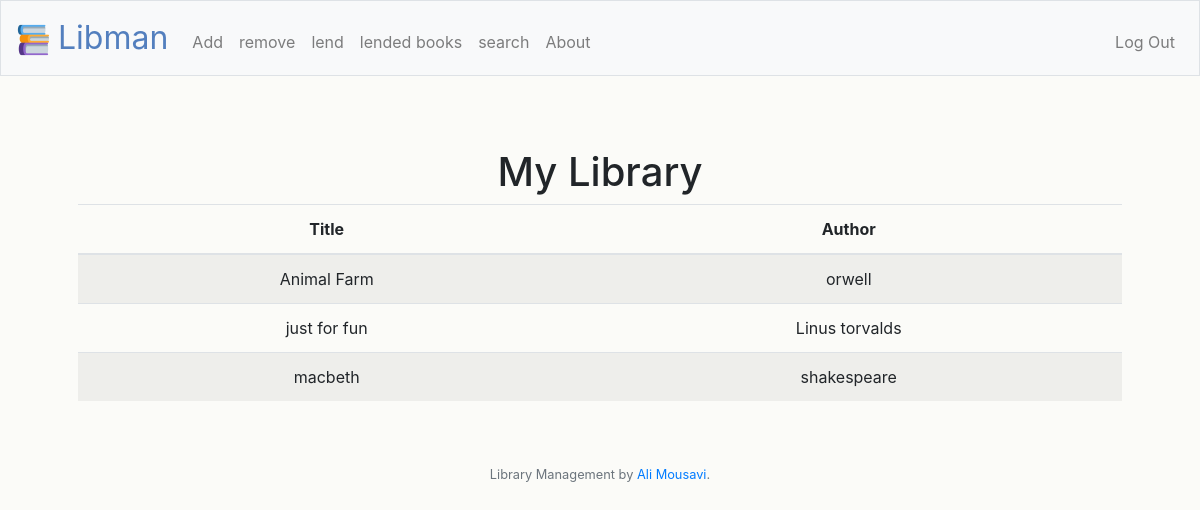
Before: / (signed in) with the older database file.
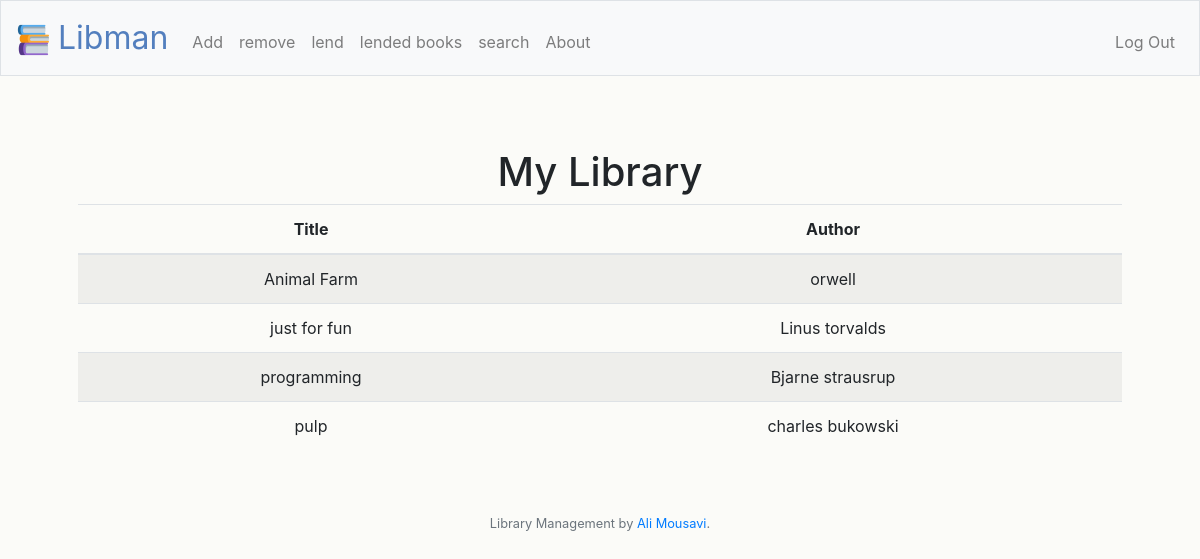
After: the same page with the newer database file.
### tables this page shows
CREATE TABLE 'books' (id INTEGER, title TEXT NOT NULL, author TEXT NOT NULL, user TEXT NOT NULL, PRIMARY KEY(id));

### application.py (the view)
@app.route("/")
@login_required
def index():
    person = db.execute("SELECT username FROM users WHERE id=?", session["user_id"])
    name = person[0]
    person = name['username']
    books = db.execute("SELECT title,author FROM books WHERE user = ? ORDER BY title", person)
    return render_template("index.html",books=books)

### application.py (called while the page is built)
@app.after_request
def after_request(response):
    response.headers["Cache-Control"] = "no-cache, no-store, must-revalidate"
    response.headers["Expires"] = 0
    response.headers["Pragma"] = "no-cache"
    return response

### helpers.py (called while the page is built)
def login_required(f):
    @wraps(f)
    def decorated_function(*args, **kwargs):
        if session.get("user_id") is None:
            return redirect("/welcome")
        return f(*args, **kwargs)
    return decorated_function

### templates/index.html (shortened to what this page needs)
{% extends "layout.html" %}
{% block main %}
    <table  class="table table-striped">
        <thead>
            <tr>
                <th>Title</th>
                <th>Author</th>
            </tr>
        </thead>
        <tbody>
            <br>
            <h1>My Library</h1>
            {% for book in books  %}
                <tr>
                    <td>{{ book['title'] }}</td>
                    <td>{{ book['author'] }}</td>
            {% endfor %}
        </tbody>
    </table>
{% endblock %}

Changed rows visible on the page:
removed books: title "macbeth", author "shakespeare"
added books: title "programming", author "Bjarne strausrup"
added books: title "pulp", author "charles bukowski"
